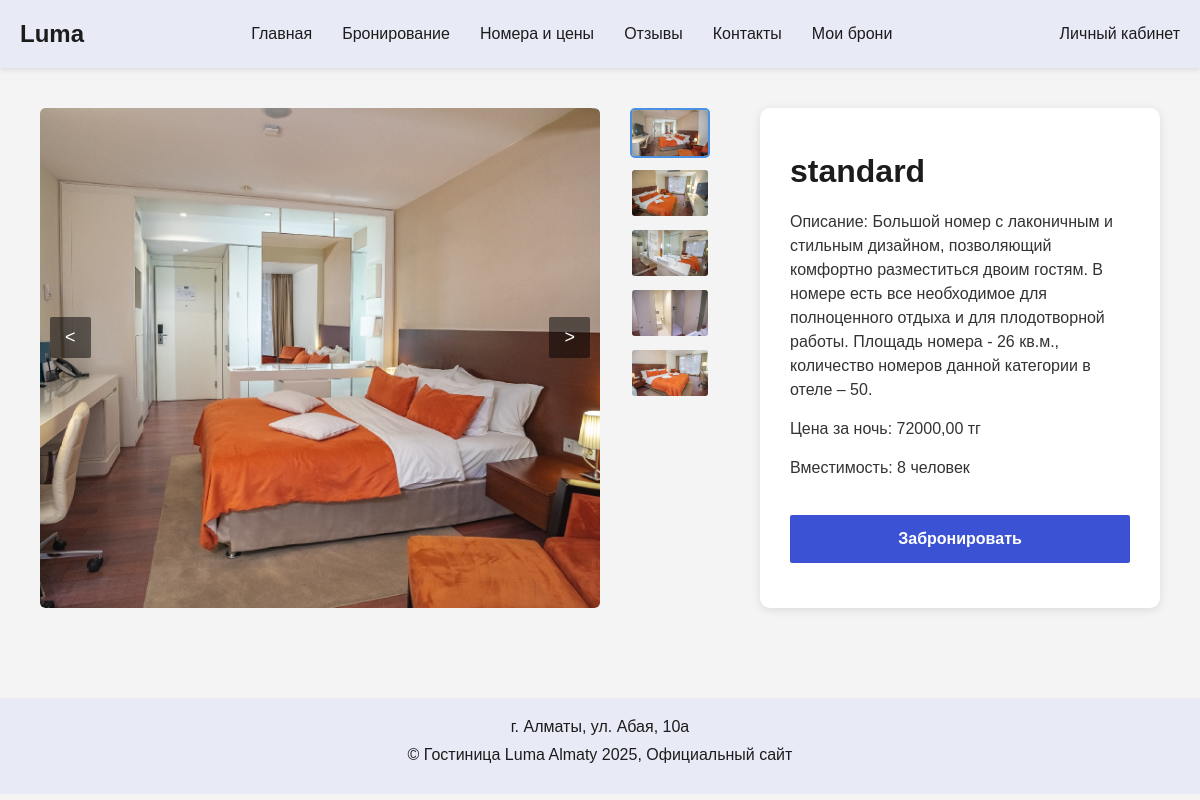
The page /room/459/ on the database its author committed.
### booking/models.py (models this page shows, shortened)
class RoomImage(models.Model):
    room = models.ForeignKey(Room, on_delete=models.CASCADE, related_name='images', verbose_name="Номер")
    image = models.ImageField(upload_to='room_images/', verbose_name="Изображение")
    caption = models.CharField(max_length=100, blank=True, verbose_name="Подпись")
    class Meta:
        verbose_name = "Изображение номера"
        verbose_name_plural = "Изображения номеров"

class Room(models.Model):
    room_number = models.CharField(max_length=10, unique=True, verbose_name="Номер комнаты")
    room_type = models.ForeignKey(RoomType, on_delete=models.CASCADE, verbose_name="Тип номера")
    price_per_night = models.DecimalField(max_digits=10, decimal_places=2, verbose_name="Цена за ночь")
    capacity = models.PositiveIntegerField(verbose_name="Вместимость")
    description = models.TextField(verbose_name="Описание")
    is_available = models.BooleanField(default=True, verbose_name="Доступен")
    image = models.ImageField(upload_to='rooms/', blank=True, null=True, verbose_name="Изображение номера")
    class Meta:
        verbose_name = "Номер"
        verbose_name_plural = "Номера"

class RoomType(models.Model):
    name = models.CharField(max_length=100, verbose_name="Название типа номера")
    description = models.TextField(verbose_name="Описание")
    base_price = models.DecimalField(max_digits=10, decimal_places=2, verbose_name="Базовая цена за ночь")
    capacity = models.PositiveIntegerField(verbose_name="Вместимость")
    image = models.ImageField(upload_to='room_types/', blank=True, null=True, verbose_name="Изображение типа номера")
    class Meta:
        verbose_name = "Тип номера"
        verbose_name_plural = "Типы номеров"

### booking/views.py (the view)
# urls.py: path('room/<int:pk>/', views.room_info_view, name='room_info'),
def room_info_view(request, pk):
    room = get_object_or_404(Room, pk=pk)
    return render(request, 'room_info.html', {'room': room})

### booking/templates/room_info.html (shortened to what this page needs)
{% load static %}
<!DOCTYPE html>
<html lang="ru">
<head>
    <link rel="stylesheet" href="{% static 'room_info.css' %}">
</head>
<body>
    <header>
        <div class="logo">Luma</div>
        <nav>
            <ul>
                <li><a href="{% url 'home' %}">Главная</a></li>
                <li><a href="{% url 'booking' %}">Бронирование</a></li>
                <li><a href="{% url 'room_list' %}">Номера и цены</a></li>
                <li><a href="{% url 'reviews' %}">Отзывы</a></li>
                <li><a href="{% url 'contact' %}">Контакты</a></li>
                <li><a href="{% url 'my_bookings' %}">Мои брони</a></li>
            </ul>
        </nav>
        <div class="user-account">Личный кабинет</div>
    </header>
    <main>
        <section class="room-info-section">
            <div class="slider-container">
                <button class="slider-btn prev"><</button>
                <div class="slider">
                    {% if room.images.all %}
                        {% for image in room.images.all %}
                            <div class="slide"><img src="{{ image.image.url }}" alt="{{ image.caption|default:'Room Image' }}"></div>
                        {% empty %}
                            <div class="slide"><img src="{{ room.room_type.image.url }}" alt="{{ room.room_type.name }}"></div>
                        {% endfor %}
                    {% else %}
                        <div class="slide"><img src="{{ room.room_type.image.url }}" alt="{{ room.room_type.name }}"></div>
                    {% endif %}
                </div>
                <button class="slider-btn next">></button>
            </div>
            <div class="thumbnails-container">
                <div class="thumbnails">
                    {% if room.images.all %}
                        {% for image in room.images.all %}
                            <img src="{{ image.image.url }}" alt="{{ image.caption|default:'Room Thumbnail' }}" class="thumbnail" data-index="{{ forloop.counter0 }}">
                        {% empty %}
                            <img src="{{ room.room_type.image.url }}" alt="{{ room.room_type.name }}" class="thumbnail" data-index="0">
                        {% endfor %}
                    {% else %}
                        <img src="{{ room.room_type.image.url }}" alt="{{ room.room_type.name }}" class="thumbnail" data-index="0">
                    {% endif %}
                </div>
            </div>
            <div class="room-info-details">
                <h2>{{ room.room_type.name }}</h2>
                <p>Описание: {{ room.description|default:"Описание отсутствует" }}</p>
                <p>Цена за ночь: {{ room.price_per_night }} тг</p>
                <p>Вместимость: {{ room.room_type.capacity }} человек</p>
                <a href="{% url 'booking' %}" class="btn">Забронировать</a>
            </div>
        </section>
    </main>
    <footer>
        <p>г. Алматы, ул. Абая, 10a</p>
        <p>© Гостиница Luma Almaty 2025, Официальный сайт</p>
    </footer>
</body>
</html>

### booking/static/room_info.css (style rules this page uses)
* { margin: 0; padding: 0; box-sizing: border-box; font-family: 'Montserrat', sans-serif; }
body { background-color: #F4F4F4; color: #1C1C1C; }
header { display: flex; align-items: center; justify-content: space-between; padding: 20px; background-color: #E8EAF6; box-shadow: 0 2px 5px rgba(0,0,0,0.1); }
.logo { font-size: 24px; font-weight: bold; color: #1C1C1C; }
nav ul { list-style: none; display: flex; gap: 30px; margin: 0; padding: 0; }
nav ul li a { text-decoration: none; color: #1C1C1C; font-weight: 500; transition: all 0.3s ease-in-out; }
.user-account { font-weight: 500; color: #1C1C1C; cursor: pointer; transition: all 0.3s ease-in-out; }
.room-info-section { display: flex; flex-direction: row; gap: 30px; padding: 40px; max-width: 1200px; margin: 0 auto; }
.slider-container { flex: 2; position: relative; overflow: hidden; border-radius: 5px; }
.slider { display: flex; transition: transform 0.5s ease; }
.slide { min-width: 100%; height: 500px; position: relative; }
.slide img { width: 100%; height: 100%; object-fit: cover; border-radius: 5px; }
.slider-btn { position: absolute; top: 50%; transform: translateY(-100%); background-color: rgba(0, 0, 0, 0.5); color: #fff; border: none; padding: 10px 15px; cursor: pointer; font-size: 18px; z-index: 10; border-radius: 2px; transition: background-color 0.3s ease; }
.slider-btn.prev { left: 10px; }
.slider-btn.next { right: 10px; }
.thumbnails-container { flex: 0 0 100px; display: flex; flex-direction: column; gap: 10px; max-height: 500px; overflow-y: auto; }
.thumbnails { display: flex; flex-direction: column; gap: 10px; }
.thumbnail { width: 80px; height: 50px; object-fit: cover; border: 2px solid transparent; border-radius: 5px; cursor: pointer; transition: border 0.3s ease; }
.thumbnail.active { border: 2px solid #4A90E2; }
.room-info-details { flex: 1; background-color: #fff; padding: 30px; border-radius: 10px; box-shadow: 0 2px 10px rgba(0,0,0,0.1); display: flex; flex-direction: column; justify-content: center; text-align: left; height: 500px; min-width: 400px; }
.room-info-details h2 { font-size: 2em; font-weight: 700; margin-bottom: 20px; color: #1C1C1C; }
.room-info-details p { font-size: 16px; margin-bottom: 15px; color: #333; line-height: 1.5; }
.btn { background-color: #3C52D5; color: #fff; padding: 12px 25px; border: 3px solid #3C52D5; border-radius: 2px; font-size: 16px; font-weight: 700; text-decoration: none; display: inline-block; transition: all 0.3s ease-in-out; text-align: center; margin-top: 20px; }
footer { padding: 20px; text-align: center; background-color: #E8EAF6; margin-top: 50px; }
footer p { margin-bottom: 10px; color: #1C1C1C; }

### rows shown on the page
RoomImage: image (picture)
RoomImage: image (picture)
RoomImage: image (picture)
RoomImage: image (picture)
RoomImage: image (picture)
Room: room_type.name "standard", description "Большой номер с лаконичным и стильным дизайном, позволяющий комфортно разместиться двоим гостям. В номере есть все необходимое для полноценного отдыха и для плодотворной работы. Площадь номера - 26 кв.м., количество номеров данной категории в отеле – 50.", price_per_night "72000,00", room_type.capacity "8"
